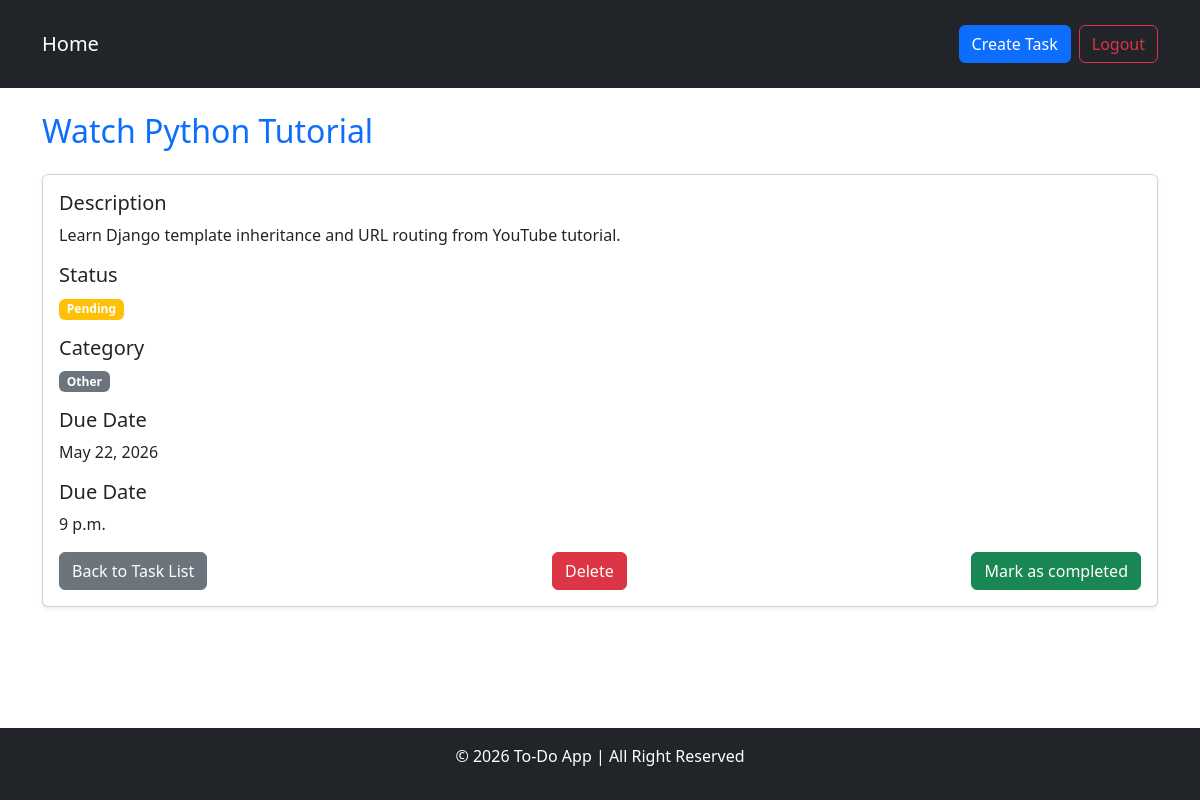
The app's page /task/6/ (signed in), older data.
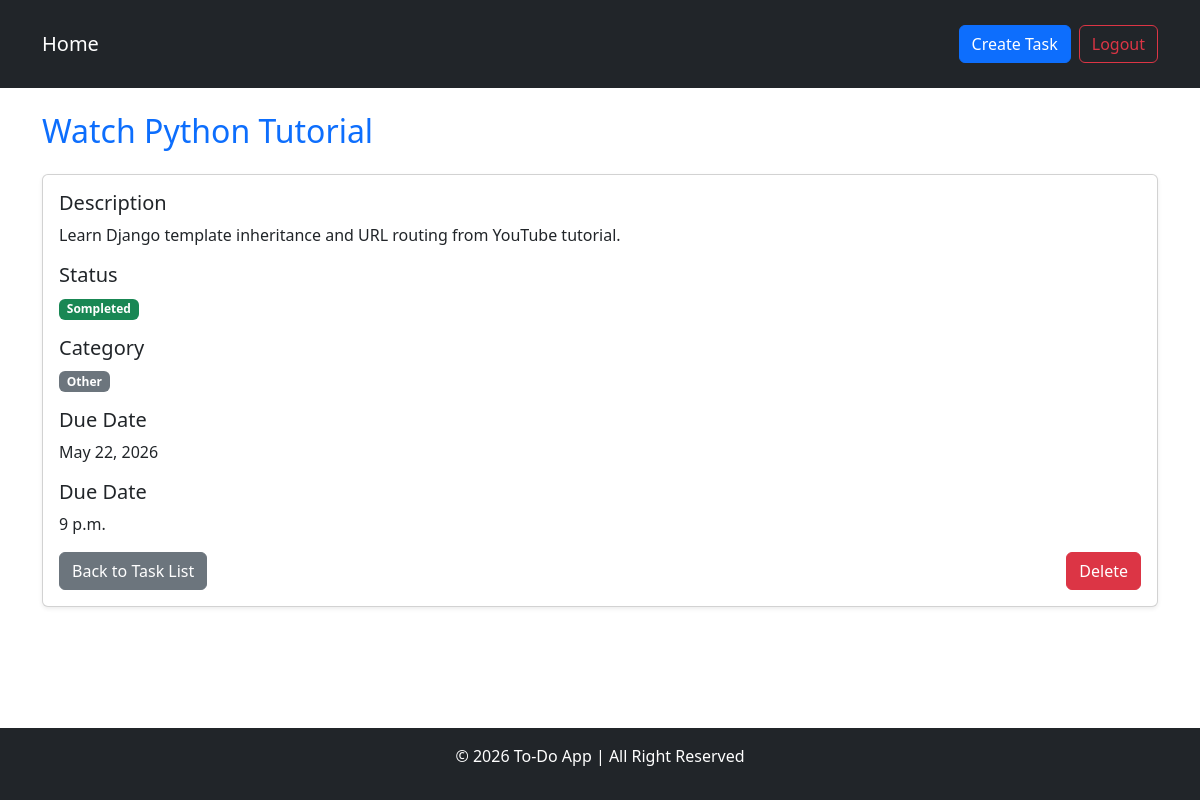
The same page, newer data.
### task/views.py (the view)
# urls.py: path('task/<int:task_id>/', views.task_detail, name='task_detail'),
@login_required
def task_detail(request, task_id):
    task = get_object_or_404(Task, id=task_id, user=request.user)
    return render(request, 'task_detail.html', {'task' : task})

### task/templates/task_detail.html
{% extends "base.html" %}
{% block content %}
    <h2 class="mb-4 text-primary">{{ task.title }}</h2>
    <div class="card shadow-sm">
        <div class="card-body">
            <div class="mb-3">
                <h5>Description</h5>
                <p>{{ task.description }}</p>
            </div>
            <div class="mb-3">
                <h5>Status</h5>
                {% if task.is_completed %}
                    <span class="badge bg-success">Sompleted</span>
                {% else %}
                    <span class="badge bg-warning">Pending</span>
                {% endif %}
            </div>
            <div class="mb-3">
                <h5>Category</h5>
                <span class="badge bg-secondary">{{ task.get_category_display }}</span>
            </div>
            <div class="mb-3">
                <h5>Due Date</h5>
                <p>{{ task.due_date }}</p>
            </div>
            <div class="mb-3">
                <h5>Due Date</h5>
                <p>{{ task.due_time }}</p>
            </div>
            <div class="d-flex justify-content-between">
                <a href="{% url 'task_list' %}" class="btn btn-secondary">Back to Task List</a>
                <a href="{% url 'task_delete' task.id %}" class="btn btn-danger">Delete</a>                {% if not task.is_completed %}
                    <a href="{% url 'task_mark_completed' task.id %}" class="btn btn-success">Mark as completed</a>
                {% endif %}
            </div>
        </div>
    </div>
{% endblock  %}

Row changes from the older to the newer data that the page shows:
changed Task "Watch Python Tutorial": is_completed False → True (drawn)
Text that changed along with them:
text no longer shown: "Pending Mark as completed"
text now shown: "Sompleted"
